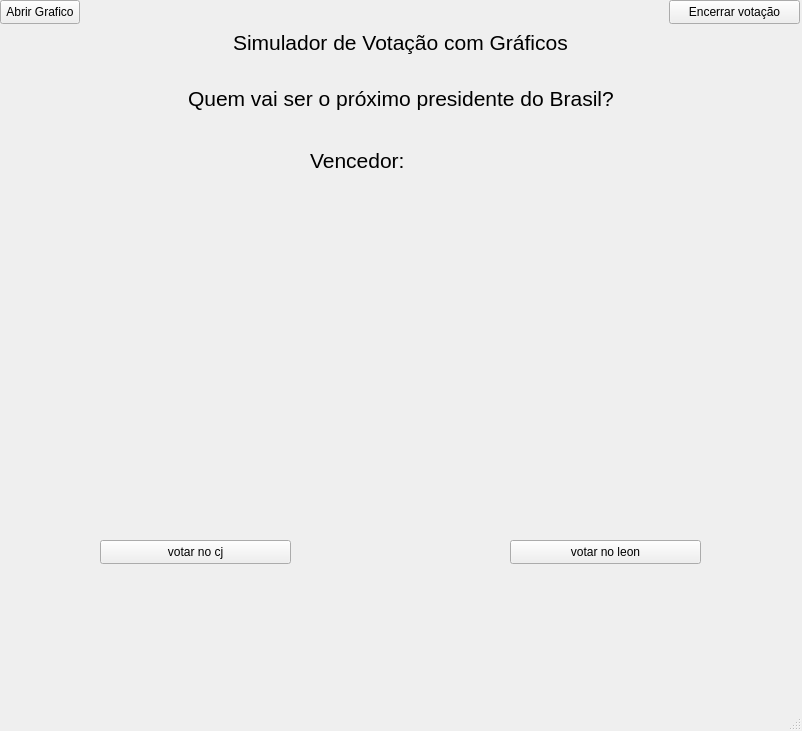
<?xml version="1.0" encoding="UTF-8"?>
<ui version="4.0">
 <class>MainWindow</class>
 <widget class="QMainWindow" name="MainWindow">
  <property name="geometry">
   <rect>
    <x>0</x>
    <y>0</y>
    <width>802</width>
    <height>731</height>
   </rect>
  </property>
  <property name="windowTitle">
   <string>Simulador de Votação com Gráficos</string>
  </property>
  <widget class="QWidget" name="centralwidget">
   <widget class="QPushButton" name="btn_janela">
    <property name="geometry">
     <rect>
      <x>0</x>
      <y>0</y>
      <width>80</width>
      <height>24</height>
     </rect>
    </property>
    <property name="text">
     <string>Abrir Grafico</string>
    </property>
   </widget>
   <widget class="QWidget" name="layoutWidget">
    <property name="geometry">
     <rect>
      <x>0</x>
      <y>30</y>
      <width>801</width>
      <height>81</height>
     </rect>
    </property>
    <layout class="QVBoxLayout" name="verticalLayout_3">
     <item>
      <layout class="QHBoxLayout" name="Titulo">
       <item>
        <spacer name="horizontalSpacer_3">
         <property name="orientation">
          <enum>Qt::Orientation::Horizontal</enum>
         </property>
         <property name="sizeHint" stdset="0">
          <size>
           <width>40</width>
           <height>20</height>
          </size>
         </property>
        </spacer>
       </item>
       <item>
        <widget class="QLabel" name="lbl_nome">
         <property name="font">
          <font>
           <pointsize>16</pointsize>
          </font>
         </property>
         <property name="text">
          <string>Simulador de Votação com Gráficos</string>
         </property>
        </widget>
       </item>
       <item>
        <spacer name="horizontalSpacer_4">
         <property name="orientation">
          <enum>Qt::Orientation::Horizontal</enum>
         </property>
         <property name="sizeHint" stdset="0">
          <size>
           <width>40</width>
           <height>20</height>
          </size>
         </property>
        </spacer>
       </item>
      </layout>
     </item>
     <item>
      <spacer name="verticalSpacer">
       <property name="orientation">
        <enum>Qt::Orientation::Vertical</enum>
       </property>
       <property name="sizeHint" stdset="0">
        <size>
         <width>20</width>
         <height>40</height>
        </size>
       </property>
      </spacer>
     </item>
     <item>
      <layout class="QHBoxLayout" name="Pergunta_tit">
       <item>
        <spacer name="horizontalSpacer">
         <property name="orientation">
          <enum>Qt::Orientation::Horizontal</enum>
         </property>
         <property name="sizeHint" stdset="0">
          <size>
           <width>40</width>
           <height>20</height>
          </size>
         </property>
        </spacer>
       </item>
       <item>
        <widget class="QLabel" name="lbl_pergunta">
         <property name="font">
          <font>
           <pointsize>16</pointsize>
          </font>
         </property>
         <property name="text">
          <string>Quem vai ser o próximo presidente do Brasil?</string>
         </property>
        </widget>
       </item>
       <item>
        <spacer name="horizontalSpacer_2">
         <property name="orientation">
          <enum>Qt::Orientation::Horizontal</enum>
         </property>
         <property name="sizeHint" stdset="0">
          <size>
           <width>40</width>
           <height>20</height>
          </size>
         </property>
        </spacer>
       </item>
      </layout>
     </item>
    </layout>
   </widget>
   <widget class="QPushButton" name="btn_ence">
    <property name="geometry">
     <rect>
      <x>669</x>
      <y>0</y>
      <width>131</width>
      <height>24</height>
     </rect>
    </property>
    <property name="text">
     <string>Encerrar votação</string>
    </property>
   </widget>
   <widget class="QLabel" name="lbl_confeti">
    <property name="geometry">
     <rect>
      <x>180</x>
      <y>30</y>
      <width>791</width>
      <height>611</height>
     </rect>
    </property>
    <property name="text">
     <string/>
    </property>
   </widget>
   <widget class="QLabel" name="lbl_cj">
    <property name="geometry">
     <rect>
      <x>62</x>
      <y>228</y>
      <width>251</width>
      <height>301</height>
     </rect>
    </property>
    <property name="text">
     <string/>
    </property>
    <property name="pixmap">
     <pixmap>cj.png</pixmap>
    </property>
    <property name="scaledContents">
     <bool>true</bool>
    </property>
   </widget>
   <widget class="QPushButton" name="btn_cj">
    <property name="geometry">
     <rect>
      <x>100</x>
      <y>540</y>
      <width>191</width>
      <height>24</height>
     </rect>
    </property>
    <property name="text">
     <string>votar no cj</string>
    </property>
   </widget>
   <widget class="QPushButton" name="btn_leon">
    <property name="geometry">
     <rect>
      <x>510</x>
      <y>540</y>
      <width>191</width>
      <height>24</height>
     </rect>
    </property>
    <property name="text">
     <string>votar no leon</string>
    </property>
   </widget>
   <widget class="QLabel" name="lbl_leon">
    <property name="geometry">
     <rect>
      <x>469</x>
      <y>218</y>
      <width>281</width>
      <height>311</height>
     </rect>
    </property>
    <property name="text">
     <string/>
    </property>
    <property name="pixmap">
     <pixmap>leon.png</pixmap>
    </property>
    <property name="scaledContents">
     <bool>true</bool>
    </property>
   </widget>
   <widget class="QLabel" name="lbl_vencedor">
    <property name="geometry">
     <rect>
      <x>310</x>
      <y>140</y>
      <width>241</width>
      <height>41</height>
     </rect>
    </property>
    <property name="font">
     <font>
      <pointsize>16</pointsize>
     </font>
    </property>
    <property name="text">
     <string>Vencedor:</string>
    </property>
   </widget>
  </widget>
  <widget class="QMenuBar" name="menubar">
   <property name="geometry">
    <rect>
     <x>0</x>
     <y>0</y>
     <width>802</width>
     <height>22</height>
    </rect>
   </property>
  </widget>
  <widget class="QStatusBar" name="statusbar"/>
 </widget>
 <resources/>
 <connections/>
</ui>
